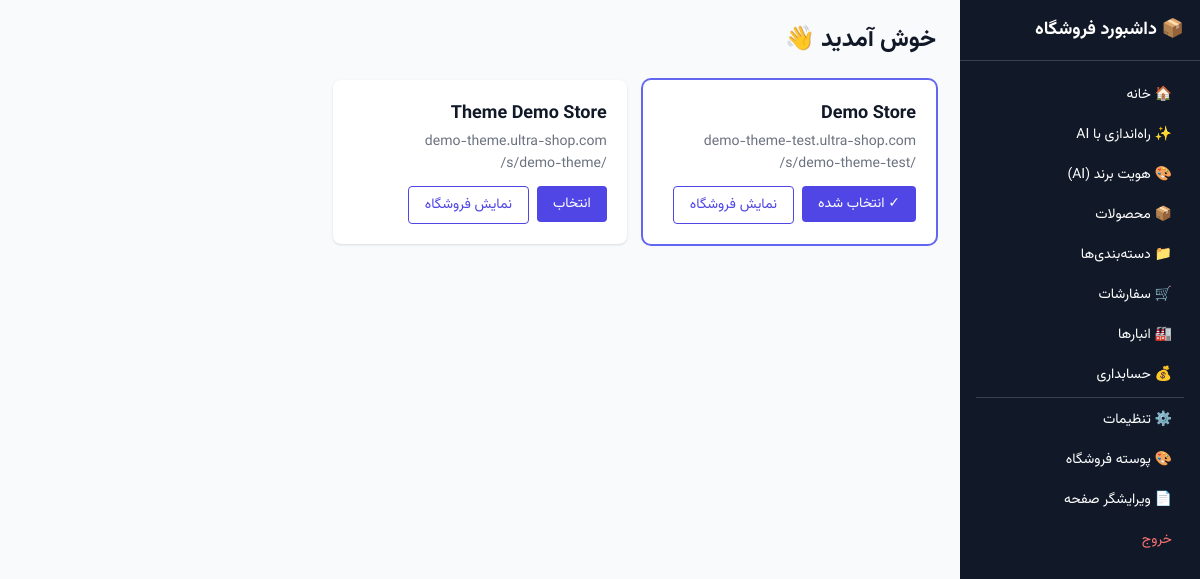
The page /dashboard/ (signed in) on the database its author committed.
### core/models.py (models this page shows, shortened)
class Store(models.Model):
    owner = models.ForeignKey(User, on_delete=models.CASCADE, related_name="stores")
    name = models.CharField(max_length=200)
    username = models.SlugField(max_length=60, unique=True, help_text="Subdomain: username.ultra-shop.com")
    tagline = models.CharField(max_length=300, blank=True, default="", help_text="Short slogan (SO-07)")
    description = models.TextField(blank=True, default="")
    logo = models.ImageField(upload_to="stores/logos/", blank=True, null=True)
    favicon = models.ImageField(upload_to="stores/favicons/", blank=True, null=True)
    primary_color = models.CharField(max_length=7, default="#6366f1")
    theme_preset = models.CharField(max_length=30, default="minimal")
    phone = models.CharField(max_length=20, blank=True, default="")
    support_email = models.EmailField(blank=True, default="")
    timezone = models.CharField(max_length=50, default="Asia/Tehran")
    currency = models.CharField(max_length=10, default="IRR")
    allow_guest_checkout = models.BooleanField(default=True)
    is_active = models.BooleanField(default=True)
    created_at = models.DateTimeField(auto_now_add=True)
    updated_at = models.DateTimeField(auto_now=True)
    class Meta:
        db_table = "stores"

### dashboard/views.py (the view, shortened to what this page needs)
# urls.py: path("", views.DashboardHomeView.as_view(), name="home"),
class DashboardHomeView(LoginRequiredMixin, TemplateView):
    template_name = "dashboard/home.html"
    def get(self, request, *args, **kwargs):
        user = request.user
        owned = Store.objects.filter(owner=user)
        staff = Store.objects.filter(staff_members__user=user)
        stores = (owned | staff).distinct()
        current_id = request.session.get("current_store_id")
        if current_id:
            store = Store.objects.filter(pk=current_id).first()
            if not store or (store.owner != user and not StoreStaff.objects.filter(store=store, user=user).exists()):
                del request.session["current_store_id"]
                request.session.modified = True
                current_id = None
        return super().get(request, *args, **kwargs)
    def get_context_data(self, **kwargs):
        ctx = super().get_context_data(**kwargs)
        user = self.request.user
        owned = Store.objects.filter(owner=user)
        staff = Store.objects.filter(staff_members__user=user)
        ctx["stores"] = (owned | staff).distinct()
        ctx["current_store_id"] = self.request.session.get("current_store_id")
        return ctx

### core/context_processors.py (called while the page is built)
def platform_settings(request):
    try:
        ps = PlatformSettings.load()
    except Exception:
        ps = None
    return {"platform_settings": ps}

### core/models.py (called while the page is built)
    @classmethod
    def load(cls):
        obj, _ = cls.objects.get_or_create(pk=1)
        return obj

### templates/dashboard/home.html (shortened to what this page needs)
{% extends "dashboard/base.html" %}
{% block content %}
<h2 class="text-2xl font-bold mb-6">خوش آمدید 👋</h2>
{% if stores %}
<div class="grid grid-cols-1 md:grid-cols-2 lg:grid-cols-3 gap-4">
    {% for store in stores %}
    <div class="bg-white rounded-lg shadow p-5 {% if store.pk == current_store_id %}ring-2 ring-indigo-500{% endif %}">
        <h3 class="font-bold text-lg">{{ store.name }}</h3>
        <p class="text-sm text-gray-500 mt-1 mb-0.5" dir="ltr">{{ store.username }}.ultra-shop.com</p>
        <p class="text-sm text-gray-500 mb-3" dir="ltr">/s/{{ store.username }}/</p>
        <div class="flex flex-wrap gap-2">
            <form method="post" action="{% url 'dashboard:select-store' store.pk %}" class="inline">
                <button type="submit" class="bg-indigo-600 text-white px-4 py-2 rounded text-sm hover:bg-indigo-700">
                    {% if store.pk == current_store_id %}✓ انتخاب شده{% else %}انتخاب{% endif %}
                </button>
            </form>
            <a href="{% url 'storefront:home' store_username=store.username %}" target="_blank" rel="noopener noreferrer" class="inline-flex items-center px-4 py-2 rounded text-sm border border-indigo-600 text-indigo-600 hover:bg-indigo-50">
                نمایش فروشگاه
            </a>
        </div>
    </div>
    {% endfor %}
</div>
{% else %}
<p class="text-gray-500">هنوز فروشگاهی ندارید.</p>
{% endif %}
{% endblock %}

### templates/base.html (style rules this page uses)
body { font-family: 'Vazirmatn', Tahoma, sans-serif; }
[dir="rtl"] { direction: rtl; text-align: right; }

### rows shown on the page
Store: name "Demo Store", username "demo-theme-test", shows "✓ انتخاب شده"
Store: name "Theme Demo Store", username "demo-theme", shows "انتخاب"
